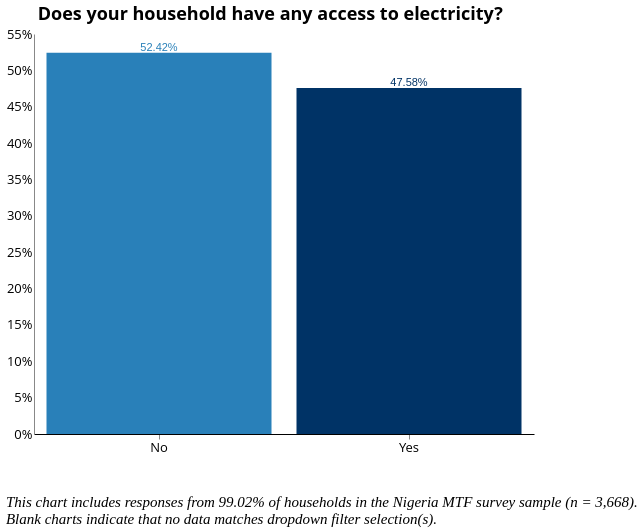

Describe this chart as a Vega-Lite specification.
### Vega-Lite specification from a JSON file in a GitHub repository (floating-point values rounded to 4 significant figures; data arrays with more than 128 entries replaced by an {"elided": "..."} marker saying what was removed)
{"width": 800, "height": 400, "config": {"title": {"fontSize": 18, "font": "Open Sans", "anchor": "center", "fontColor": "#000000"}, "axisX": {"domain": true, "domainColor": "#000000", "grid": false, "labelFont": "Open Sans", "labelFontSize": 13, "titleFont": "Open Sans", "titleFontSize": 13, "titleFontWeight": "normal", "title": "X Axis Title (units)", "labelAngle": 0}, "axisY": {"domain": true, "grid": false, "gridColor": "#DEDDDD", "gridWidth": 1, "labelFont": "Open Sans", "labelFontSize": 13, "labelAngle": 0, "ticks": false, "titleFont": "Open Sans", "titleFontSize": 13, "titleFontWeight": "normal", "titlePadding": 10, "title": "Y Axis Title (units)"}, "range": {"category": ["#2980B9", "#003366", "#FFAE19", "#FF4500", "#438B28", "#45B39D", "#99ADC1", "#212F3C"]}, "legend": {"labelFont": "Open Sans", "labelFontSize": 13, "symbolType": "square", "symbolSize": 100, "titleFont": "Open Sans", "titleFontSize": 13, "titleFontWeight": "normal", "title": "Legend", "orient": "right", "offset": 0, "labelLimit": 0}, "tooltip": {"font": "Open Sans"}, "view": {"stroke": "transparent", "text": {"font": "Open Sans", "color": ["#2980B9", "#003366", "#FFAE19", "#FF4500", "#438B28", "#45B39D", "#99ADC1", "#212F3C"], "fontSize": 13, "align": "right", "fontWeight": 400, "size": 13}, "bar": {"size": 40, "binSpacing": 1, "continuousBandSize": 30, "discreteBandSize": 30, "stroke": false}}}, "concat": [{"layer": [{"mark": "bar", "encoding": {"color": {"field": "electricity_yn", "legend": null, "type": "nominal"}, "tooltip": {"field": "electricity_yn", "type": "nominal"}, "x": {"axis": {"title": " "}, "field": "electricity_yn", "sort": ["No", "Yes"], "type": "nominal"}, "y": {"aggregate": "sum", "axis": {"format": "%", "title": ""}, "field": "pct", "type": "quantitative"}}, "height": 400, "selection": {"selector021": {"type": "single", "fields": ["i19a"], "bind": {"input": "select", "options": [null, "Wood purchased", "Wood collected", "Crop Residue/Plant Biomass", "Kerosene", "Charcoal", "LPG/cooking gas", "Electric", "Charcoal Briquettes", "Garbage", "Piped Natural Gas", "Coal Briquette", "Biomass Briquette", "Other, specify", "Coal/lignite"], "labels": ["All Responses", "Wood purchased", "Wood collected", "Crop Residue/Plant Biomass", "Kerosene", "Charcoal", "LPG/cooking gas", "Electric", "Charcoal Briquettes", "Garbage", "Piped Natural Gas", "Coal Briquette", "Biomass Briquette", "Other", "Coal/lignite"], "name": "Primary Source of Cooking Fuel  "}}, "selector020": {"type": "single", "fields": ["primary_stove"], "bind": {"input": "select", "options": [null, "3-Stone/Open Fire Stove", "Koresone Stove", "Missing Data", "Manufactured Stove Traditional", "LPG/Natural Gas Stove", "Electric Stove"], "labels": ["All Responses", "3-Stone/Open Fire Stove", "Kerosene Stove", "Primary Stove Not Listed", "Manufactured Stove Traditional", "LPG/Natural Gas Stove", "Electric Stove"], "name": "Primary Stove  "}}, "selector018": {"type": "single", "fields": ["locality"], "bind": {"input": "select", "options": [null, 0, 1], "labels": ["National", "Urban", "Rural"], "name": "Locality Breakdown  "}}, "selector019": {"type": "single", "fields": ["elc_aggr_tier"], "bind": {"input": "select", "options": [null, "Tier 0", "Tier 1", "Tier 2", "Tier 3", "Tier 4", "Tier 5"], "labels": ["All Tiers", "Tier 0", "Tier 1", "Tier 2", "Tier 3", "Tier 4", "Tier 5"], "name": "Electricity Tiers  "}}}, "transform": [{"joinaggregate": [{"op": "count", "field": "*", "as": "total"}]}, {"calculate": "1 / datum.total", "as": "pct"}], "width": 500}, {"mark": {"type": "text", "align": "center", "baseline": "bottom"}, "encoding": {"color": {"field": "electricity_yn", "legend": null, "type": "nominal"}, "text": {"aggregate": "sum", "field": "pct", "format": ".2%", "type": "quantitative"}, "tooltip": {"field": "electricity_yn", "type": "nominal"}, "x": {"axis": {"title": " "}, "field": "electricity_yn", "sort": ["No", "Yes"], "type": "nominal"}, "y": {"aggregate": "sum", "axis": {"format": "%", "title": ""}, "field": "pct", "type": "quantitative"}}, "height": 400, "transform": [{"joinaggregate": [{"op": "count", "field": "*", "as": "total"}]}, {"calculate": "1 / datum.total", "as": "pct"}], "width": 500}], "title": {"text": ["Does your household have any access to electricity?"], "color": "black", "subtitleColor": "black"}, "transform": [{"filter": {"selection": "selector021"}}, {"filter": {"selection": "selector020"}}, {"filter": {"selection": "selector018"}}, {"filter": {"selection": "selector019"}}]}], "data": {"name": "data-bdf5a8e46164e104ff3dc080a0387834"}, "title": {"text": ["", "", "This chart includes responses from 99.02% of households in the Nigeria MTF survey sample (n = 3,668).", "Blank charts indicate that no data matches dropdown filter selection(s)."], "anchor": "start", "baseline": "bottom", "font": "Times New Roman", "fontSize": 15, "fontStyle": "italic", "fontWeight": "normal", "orient": "bottom"}, "$schema": "https://vega.github.io/schema/vega-lite/v4.17.0.json", "datasets": {"data-bdf5a8e46164e104ff3dc080a0387834": {"elided": "3632 records"}}}
